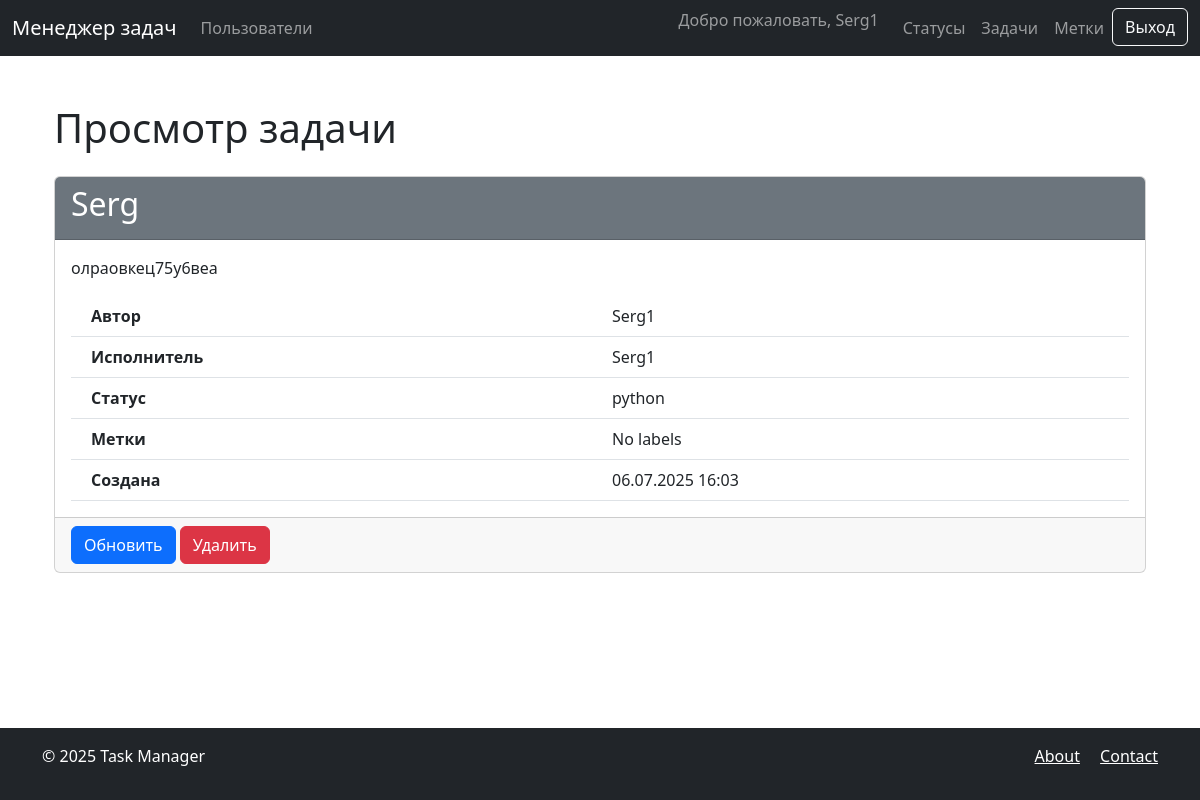
The page /tasks/2/ (signed in) on the database its author committed.
### tasks/models.py (models this page shows, shortened)
class Task(models.Model):
    name = models.CharField(
        max_length=100,
        verbose_name=_('Name')
    )
    description = models.TextField(
        blank=True,
        verbose_name=_('Description')
    )
    created_at = models.DateTimeField(
        auto_now_add=True,
        verbose_name=_('Created at')
    )
    author = models.ForeignKey(
        settings.AUTH_USER_MODEL,
        on_delete=models.PROTECT,
        related_name='authored_tasks',
        verbose_name=_('Author')
    )
    executor = models.ForeignKey(
        settings.AUTH_USER_MODEL,
        on_delete=models.PROTECT,
        related_name='assigned_tasks',
        blank=True,
        null=True,
        verbose_name=_('Executor')
    )
    status = models.ForeignKey(
        Status,
        on_delete=models.PROTECT,
        related_name='tasks',
        verbose_name=_('Status')
    )
    labels = models.ManyToManyField(
        'labels.Label',
        related_name='tasks',
        blank=True,
        verbose_name=_('Labels')
    )
    class Meta:
        verbose_name = _('Task')
        verbose_name_plural = _('Tasks')

### statuses/models.py (models this page shows, shortened)
class Status(models.Model):
    name = models.CharField(
        max_length=100,
        unique=True,
        verbose_name=_('Name')
    )
    created_at = models.DateTimeField(
        auto_now_add=True,
        verbose_name=_('Created at')
    )
    class Meta:
        verbose_name = _('Status')
        verbose_name_plural = _('Statuses')

### tasks/views.py (the view)
# urls.py: path('<int:pk>/', views.TaskDetailView.as_view(), name='detail'),
class TaskDetailView(LoginRequiredMixin, DetailView):
    model = Task
    template_name = 'tasks/detail.html'
    context_object_name = 'task'

### task_manager/templates/tasks/detail.html
{% extends "base.html" %}
{% load i18n %}
{% block content %}
<div class="container">
    <h1 class="my-4">{% trans "Просмотр задачи" %}</h1>
    <div class="card">
        <div class="card-header bg-secondary text-white">
            <h2>{{ task.name }}</h2>
        </div>
        <div class="card-body">
            <p class="card-text">{{ task.description }}</p>
            <div class="container">
                <div class="row border-bottom p-2">
                    <div class="col fw-bold">{% trans "Автор" %}</div>
                    <div class="col">{{ task.author.username }}</div>
                </div>
                <div class="row border-bottom p-2">
                    <div class="col fw-bold">{% trans "Исполнитель" %}</div>
                    <div class="col">{{ task.executor.username|default:"-" }}</div>
                </div>
                <div class="row border-bottom p-2">
                    <div class="col fw-bold">{% trans "Статус" %}</div>
                    <div class="col">{{ task.status.name }}</div>
                </div>
                <div class="row border-bottom p-2">
                    <div class="col fw-bold">{% trans "Метки" %}</div>
                    <div class="col">
                        {% for label in task.labels.all %}
                            <span class="badge bg-secondary">{{ label.name }}</span>
                        {% empty %}
                            {% trans "No labels" %}
                        {% endfor %}
                    </div>
                </div>
                <div class="row border-bottom p-2">
                    <div class="col fw-bold">{% trans "Создана" %}</div>
                    <div class="col">{{ task.created_at|date:"d.m.Y H:i" }}</div>
                </div>
            </div>
        </div>
        <div class="card-footer">
            <a href="{% url 'tasks:update' task.id %}" class="btn btn-primary">
                {% trans "Обновить" %}
            </a>
            <a href="{% url 'tasks:delete' task.id %}" class="btn btn-danger">
                {% trans "Удалить" %}
            </a>
        </div>
    </div>
</div>
{% endblock %}

### task_manager/templates/base.html (shortened to what this page needs)
{% load i18n django_bootstrap5 %}
<!DOCTYPE html>
<html lang="{{ LANGUAGE_CODE }}">
<head>
    {% bootstrap_css %}
</head>
<body class="d-flex flex-column min-vh-100">
    <nav class="navbar navbar-expand-lg navbar-dark bg-dark">
        <div class="container-fluid">
            <a class="navbar-brand" href="/">{% trans "Менеджер задач" %}</a>
            <div class="collapse navbar-collapse" id="navbarNav">
                <ul class="navbar-nav me-auto">
                    <li class="nav-item">
                        <a class="nav-link" href="{% url 'users:users' %}">{% trans "Пользователи" %}</a>
                    </li>
                </ul>
                <ul class="navbar-nav">
                    {% if user.is_authenticated %}
                    <li class="nav-item">
                        <span class="navbar-text me-3">{% trans "Добро пожаловать" %}, {{ user.username }}</span>
                    </li>
                    <li class="nav-item">
                        <a class="nav-link" href="{% url 'statuses:list' %}">{% trans "Статусы" %}</a>
                    </li>
                    <li class="nav-item">
                        <a class="nav-link" href="{% url 'tasks:list' %}">{% trans "Задачи" %}</a>
                    </li>
                    <li class="nav-item">
                        <a class="nav-link" href="{% url 'labels:list' %}">{% trans "Метки" %}</a>
                    </li>
                    <li class="nav-item">
                        <form action="{% url 'logout' %}" method="post">
                            <button type="submit" class="btn btn-outline-light">{% trans "Выход" %}</button>
                        </form>
                    </li>
                    {% endif %}
                </ul>
            </div>
        </div>
    </nav>
    <main class="container my-4 flex-grow-1">
        {% block content %}{% endblock %}
    </main>
    <footer class="bg-dark text-white py-3 mt-auto">
        <div class="container">
            <div class="row">
                <div class="col-md-6">
                    <p>&copy; {% now "Y" %} {% trans "Task Manager" %}</p>
                </div>
                <div class="col-md-6 text-md-end">
                    <a href="#" class="text-white me-3">{% trans "About" %}</a>
                    <a href="#" class="text-white">{% trans "Contact" %}</a>
                </div>
            </div>
        </div>
    </footer>
</body>
</html>

### rows shown on the page
Task: name "Serg", description "олраовкец75у6веа", author.username "Serg1", executor.username "Serg1", status.name "python", created_at "06.07.2025 16:03"

### other values the page prints
{{ user.username }} "Serg1"
